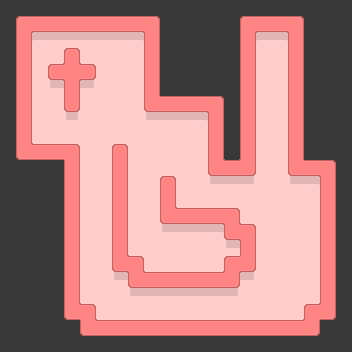

This game map was drawn from its Tiled (.tmx) file and the tilesets committed beside it. A one-line description and the full map source follow:
An orthogonal 22x22 tile map with 16x16 px tiles, 2 tile layers (layer1, layer3).

<map version="1.5" tiledversion="1.7.2" orientation="orthogonal" renderorder="right-down" width="22" height="22" tilewidth="16" tileheight="16" infinite="0" nextlayerid="44" nextobjectid="1">
 <tileset firstgid="1" source="../porthole-tileset.tsx" />
 <layer id="1" name="layer1" width="22" height="22">
  <data encoding="csv">
1,1,1,1,1,1,1,1,1,1,1,1,1,1,1,1,1,1,1,1,1,1,
1,33,33,33,33,33,33,33,33,33,1,1,1,1,1,33,33,33,33,1,1,1,
1,33,2,2,2,2,2,2,2,33,1,1,1,1,1,33,2,2,33,1,1,1,
1,33,2,2,33,2,2,2,2,33,1,1,1,1,1,33,2,2,33,1,1,1,
1,33,2,33,33,33,2,2,2,33,1,1,1,1,1,33,2,2,33,1,1,1,
1,33,2,2,33,2,2,2,2,33,1,1,1,1,1,33,2,2,33,1,1,1,
1,33,2,2,33,2,2,2,2,33,33,33,33,33,1,33,2,2,33,1,1,1,
1,33,2,2,2,2,2,2,2,2,2,2,2,33,1,33,2,2,33,1,1,1,
1,33,2,2,2,2,2,2,2,2,2,2,2,33,1,33,2,2,33,1,1,1,
1,33,33,33,33,2,2,33,2,2,2,2,2,33,1,33,2,2,33,1,1,1,
1,1,1,1,33,2,2,33,2,2,2,2,2,33,33,33,2,2,33,33,33,1,
1,1,1,1,33,2,2,33,2,2,33,2,2,2,2,2,2,2,2,2,33,1,
1,1,1,1,33,2,2,33,2,2,33,2,2,2,2,2,2,2,2,2,33,1,
1,1,1,1,33,2,2,33,2,2,33,33,33,33,33,2,2,2,2,2,33,1,
1,1,1,1,33,2,2,33,2,2,2,2,2,2,33,33,2,2,2,2,33,1,
1,1,1,1,33,2,2,33,2,2,2,2,2,2,2,33,2,2,2,2,33,1,
1,1,1,1,33,2,2,33,33,2,2,2,2,2,33,33,2,2,2,2,33,1,
1,1,1,1,33,2,2,2,33,33,33,33,33,33,33,2,2,2,2,2,33,1,
1,1,1,1,33,2,2,2,2,2,2,2,2,2,2,2,2,2,2,2,33,1,
1,1,1,1,33,33,2,2,2,2,2,2,2,2,2,2,2,2,2,33,33,1,
1,1,1,1,1,33,33,33,33,33,33,33,33,33,33,33,33,33,33,33,1,1,
1,1,1,1,1,1,1,1,1,1,1,1,1,1,1,1,1,1,1,1,1,1
</data>
 </layer>
 <layer id="43" name="layer3" width="22" height="22">
  <data encoding="csv">
0,0,0,0,0,0,0,0,0,0,0,0,0,0,0,0,0,0,0,0,0,0,
0,37,66,66,66,66,66,66,66,38,0,0,0,0,0,37,66,66,38,0,0,0,
0,34,97,98,98,98,98,98,99,34,0,0,0,0,0,34,97,99,34,0,0,0,
0,34,0,71,35,72,0,0,0,34,0,0,0,0,0,34,0,0,34,0,0,0,
0,34,0,65,0,68,0,0,0,34,0,0,0,0,0,34,0,0,34,0,0,0,
0,34,0,132,34,133,0,0,0,34,0,0,0,0,0,34,0,0,34,0,0,0,
0,34,0,0,36,0,0,0,0,39,66,66,66,38,0,34,0,0,34,0,0,0,
0,34,0,0,102,0,0,0,0,100,98,98,99,34,0,34,0,0,34,0,0,0,
0,34,72,0,0,0,0,0,0,0,0,0,0,34,0,34,0,0,34,0,0,0,
0,69,66,66,8,0,0,35,0,0,0,0,0,34,9,34,0,0,34,0,0,0,
0,0,0,0,34,0,0,34,0,0,0,0,0,39,66,40,0,0,39,66,38,0,
0,0,0,0,34,0,0,34,0,0,35,0,0,100,98,101,0,0,100,99,34,0,
0,0,0,0,34,0,0,34,0,0,34,72,0,0,0,0,0,0,0,0,34,0,
0,0,0,0,34,0,0,34,0,0,39,66,66,66,8,72,0,0,0,0,34,0,
0,0,0,0,34,0,0,34,0,0,100,98,98,99,39,8,0,0,0,0,34,0,
0,0,0,0,34,0,0,34,72,0,0,0,0,0,132,34,0,0,0,0,34,0,
0,0,0,0,34,0,0,39,8,72,0,0,0,71,7,40,0,0,0,0,34,0,
0,0,0,0,34,0,0,132,39,66,66,66,66,66,40,133,0,0,0,0,34,0,
0,0,0,0,34,72,0,0,100,98,98,98,98,98,101,0,0,0,0,71,34,0,
0,0,0,0,69,8,72,0,0,0,0,0,0,0,0,0,0,0,71,7,70,0,
0,0,0,0,0,69,66,66,66,66,66,66,66,66,66,66,66,66,66,70,0,0,
0,0,0,0,0,0,0,0,0,0,0,0,0,0,0,0,0,0,0,0,0,0
</data>
 </layer>
</map>
